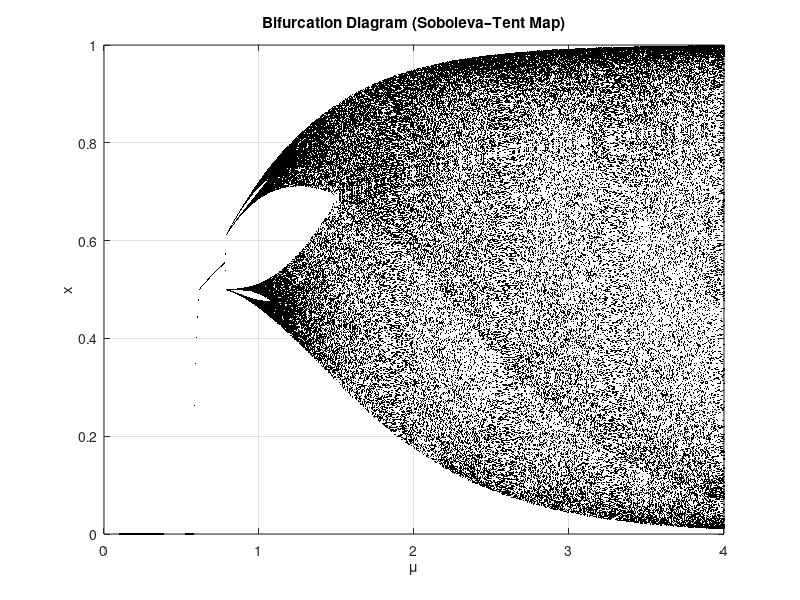

This chart was generated by the following MATLAB code:
clear; clc; close all;

%% Parameters
a = 1; b = 0.7; c = 1; d = 1;
x0 = 0.2;

%% Soboleva map
smht = @(x) (exp(a*x) - exp(-b*x)) ./ (exp(c*x) + exp(-d*x));
f = @(x,mu) smht(mu * (1 - 2*abs(x - 0.5)));

%% Bifurcation diagram
mus = linspace(0.1,4,600);
totalIter = 1000; lastIter = 200;

points_mu = []; points_x = [];

for m = mus
    x = x0;
    % burn-in
    for i = 1:(totalIter-lastIter)
        x = f(x,m);
    end
    % collect last points
    for i = 1:lastIter
        x = f(x,m);
        points_mu(end+1) = m;
        points_x(end+1)  = x;
    end
end

figure;
plot(points_mu,points_x,'.k','MarkerSize',1);
xlabel('\mu'); ylabel('x');
title('Bifurcation Diagram (Soboleva–Tent Map)');
grid on;
